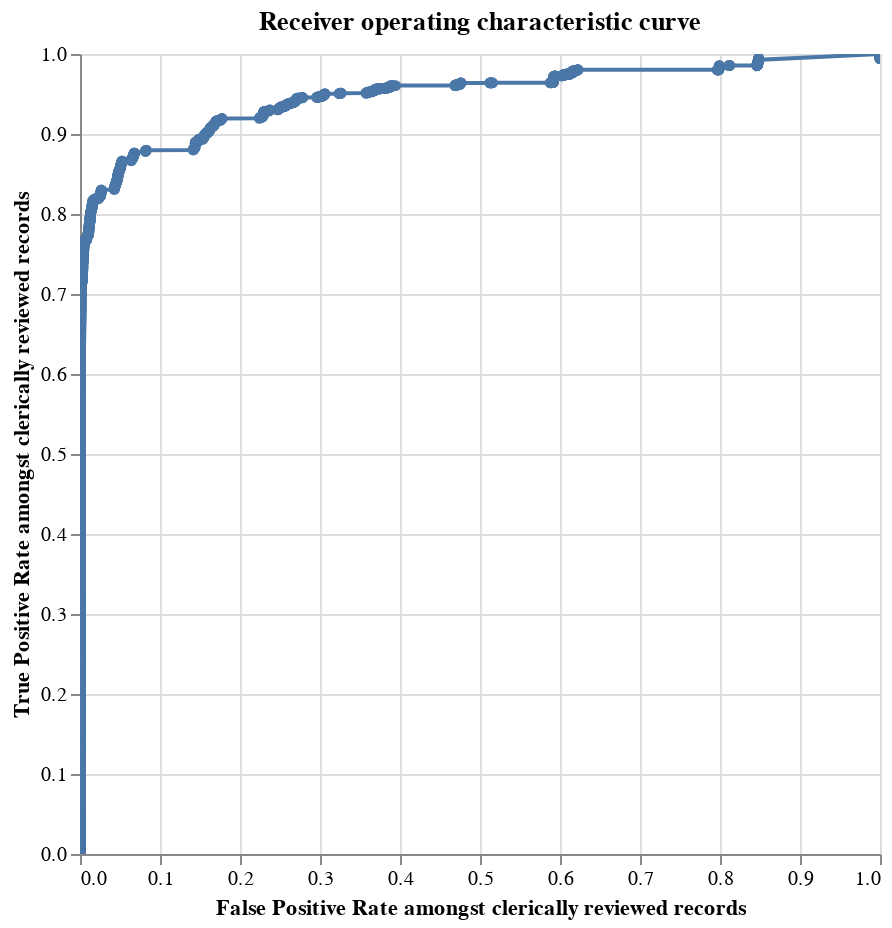

Source (notebook cell):
### Code cell
linker.roc_chart_from_labels_column("cluster",match_weight_round_to_nearest=0.02)

### Figure 1 — Vega-Lite specification as saved in the notebook (floating-point values rounded to 4 significant figures; data arrays with more than 128 entries replaced by an {"elided": "..."} marker saying what was removed)
{"$schema": "https://vega.github.io/schema/vega-lite/v5.9.3.json", "config": {"view": {"continuousHeight": 300, "continuousWidth": 300}}, "data": {"name": "data-c89839244a18b5f4c8b588f919fbcffc"}, "datasets": {"data-c89839244a18b5f4c8b588f919fbcffc": {"elided": "3710 records"}}, "encoding": {"tooltip": [{"field": "truth_threshold", "format": ".4f", "type": "quantitative"}, {"field": "match_probability", "format": ".4%", "type": "quantitative"}, {"field": "fp_rate", "format": ".4f", "title": "FP_rate", "type": "quantitative"}, {"field": "tp_rate", "format": ".4f", "title": "TP_rate", "type": "quantitative"}, {"field": "tp", "format": ",.0f", "title": "TP", "type": "quantitative"}, {"field": "tn", "format": ",.0f", "title": "TN", "type": "quantitative"}, {"field": "fp", "format": ",.0f", "title": "FP", "type": "quantitative"}, {"field": "fn", "format": ",.0f", "title": "FN", "type": "quantitative"}, {"field": "precision", "format": ".4f", "type": "quantitative"}, {"field": "recall", "format": ".4f", "type": "quantitative"}, {"field": "f1", "format": ".4f", "title": "F1", "type": "quantitative"}], "x": {"field": "fp_rate", "sort": ["truth_threshold"], "title": "False Positive Rate amongst clerically reviewed records", "type": "quantitative"}, "y": {"field": "tp_rate", "sort": ["truth_threshold"], "title": "True Positive Rate amongst clerically reviewed records", "type": "quantitative"}}, "height": 400, "mark": {"clip": true, "point": true, "type": "line"}, "params": [{"bind": "scales", "name": "mouse_zoom", "select": {"encodings": ["x"], "type": "interval"}}], "title": "Receiver operating characteristic curve", "width": 400}
